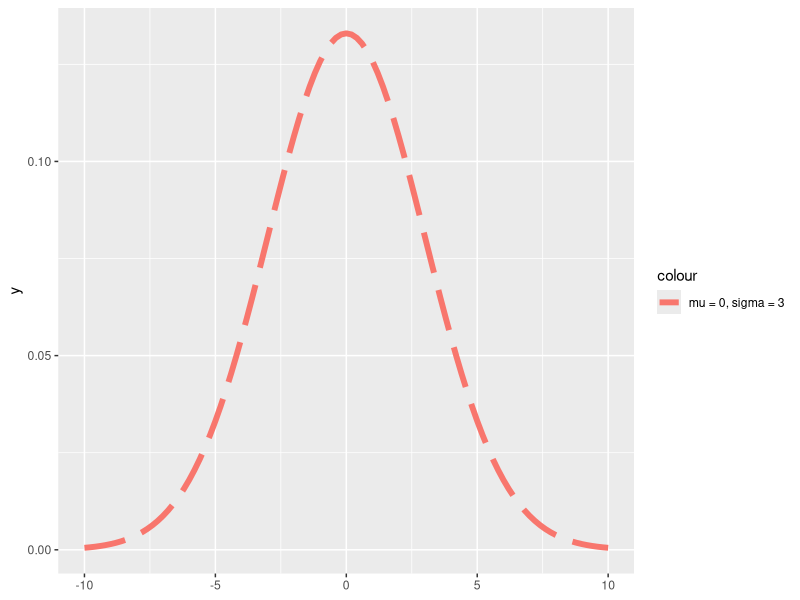
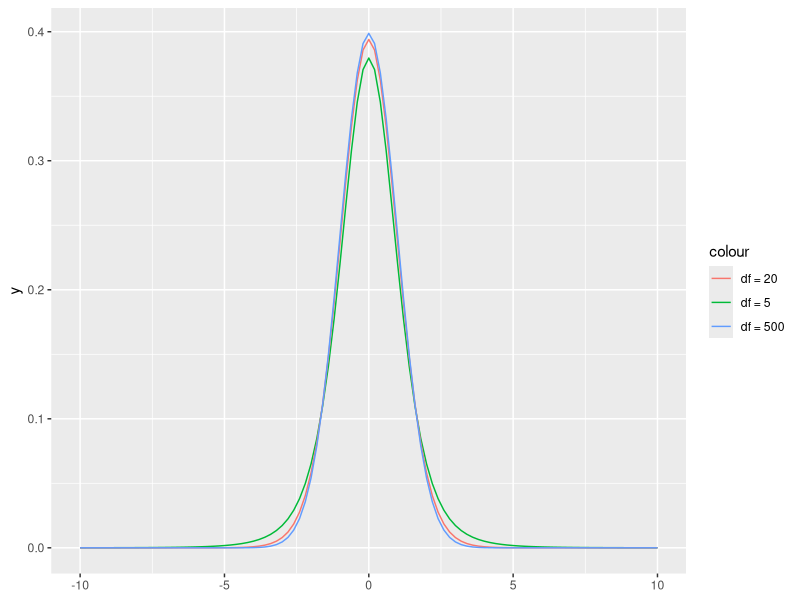

Recreate these plots in R, in order.
## ---- chunk 1
knitr::opts_chunk$set(echo = F, eval=T, tidy=TRUE, tidy.opts=list(width.cutoff=70))
## ---- chunk 2
f <- function(x,N) {
  df <- replicate(N, rexp(x, 2))
  a <- df[,1]
  return(a)
}

a <- f(10,1)
b <- f(100,1)
c <- f(1000,1)

## ---- chunk 3
set.seed(42)
library(dplyr)
f <- function(x) {
  N <- 30
  df <- as.data.frame(replicate(N, rexp(x, 2))) %>% 
    summarise_if(is.numeric, mean)
  a <- as.numeric(as.vector(df[1,]))
  return(a)
}
a <- f(10)
mean(a)
sd(a)
0.5/sqrt(10)

b <- f(20)
mean(b)
sd(b)
0.5/sqrt(20)

d <- f(30)
mean(d)
sd(d)
0.5/sqrt(30)

c <- rexp(100, 2)
mean(c)
sd(c)
0.5/sqrt(1)
## ---- chunk 4
library(tidyverse)
f <- function(x, mu, sigma) {
return(1/(sqrt(2 *pi) * sigma) * exp(-0.5 * ((x - mu)/sigma)^2))
}

base <- ggplot() + xlim(-10, 10)
base + 
      geom_function(aes(colour = "mu = 0, sigma = 3"), fun = f, args = list(mu = 0, sigma = 3), size = 2, linetype = "longdash")
## ---- chunk 5
base <- ggplot() + xlim(-10, 10)
base + 
      geom_function(aes(colour = "df = 5"), fun = dt, args = list(df=5)) +
      geom_function(aes(colour = "df = 20"), fun = dt, args = list(df=20)) +
      geom_function(aes(colour = "df = 500"), fun = dt, args = list(df=500)) 
